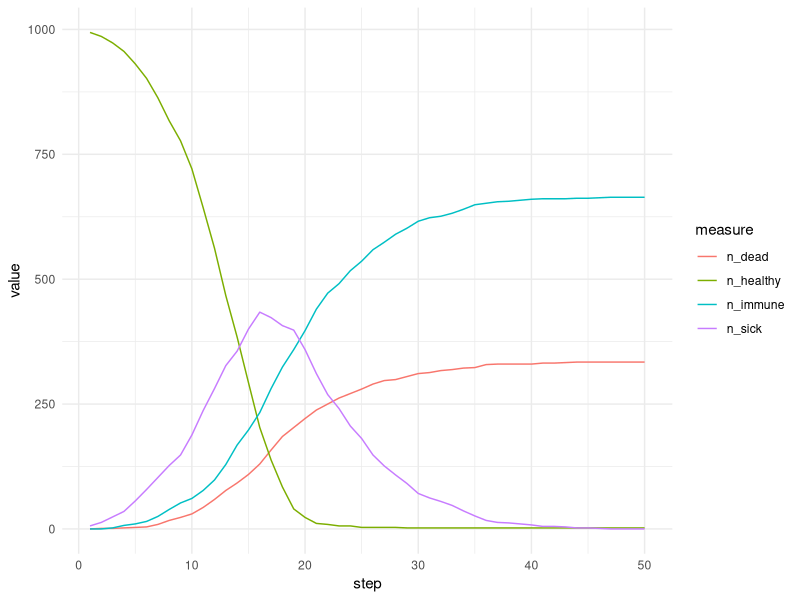

Here is the R script that generated this plot: (Note: this script raises an error after producing the figure.)
library(R6)

Agent <- R6Class("Agent",
                 public = list(
                   state = character(),
                   initialize = function(state = "healthy") {
                     self$state <- state
                   },
                   update_state = function(sick_prob, recovery_prob, death_prob) {
                     if (self$state == "healthy" && runif(1) <= sick_prob) {
                       self$state <- "sick"
                     } else if (self$state == "sick") {
                       fate <- runif(1)
                       if (fate <= recovery_prob) {
                         self$state <- "immune"
                       } else if (fate > recovery_prob && fate <= (recovery_prob + death_prob)) {
                         self$state <- "dead"
                       } else if (fate > recovery_prob + death_prob) {
                         self$state == "sick"                   # Explicitly written for teaching purposes only
                       }
                     }
                     # Immune and dead states do not change
                   }
                 )
)

World <- R6Class("World",
                 public = list(
                   size = NULL,
                   world = NULL,
                   
                   initialize = function(size) {
                     self$size <- size
                     self$world <- matrix(vector("list", size * size), nrow = size, ncol = size)
                     for (i in 1:size) {
                       for (j in 1:size) {
                         self$world[[i, j]] <- list()
                       }
                     }
                   },
                   
                   add_agent = function(row, col, agent) {
                     self$world[[row, col]] <- c(self$world[[row, col]], list(agent))
                   },
                   
                   move_agents = function() {
                     new_world <- matrix(vector("list", self$size * self$size), nrow = self$size, ncol = self$size)
                     for (i in 1:self$size) {
                       for (j in 1:self$size) {
                         agents <- self$world[[i, j]]
                         for (agent in agents) {
                           if (agent$state != "dead") {
                             move <- rnorm(2, mean = 0, sd = 1)
                             new_row <- min(max(1, round(i + move[1])), self$size)
                             new_col <- min(max(1, round(j + move[2])), self$size)
                             new_world[[new_row, new_col]] <- c(new_world[[new_row, new_col]], list(agent))
                           } else {
                             new_world[[i, j]] <- c(new_world[[i, j]], list(agent))
                           }
                         }
                       }
                     }
                     self$world <- new_world
                   },
                   
                   update_states = function(beta, recovery_prob, death_prob) {
                     for (i in 1:self$size) {
                       for (j in 1:self$size) {
                         agents <- self$world[[i, j]]
                         num_sick <- sum(vapply(agents, function(agent) agent$state == "sick", logical(1)))
                         # Now, probability of becoming sick is naively proportional to percentage of 
                         # already sick individuals in a cell
                         sick_prob <- 1 - (1 - beta) ^ num_sick
                         for (agent in agents) {
                           agent$update_state(sick_prob, recovery_prob, death_prob)
                         }
                       }
                     }
                   },
                   
                   get_counts = function() {
                     counts <- data.frame(
                       row = integer(),
                       col = integer(),
                       healthy = integer(),
                       immune = integer(),
                       sick = integer(),
                       dead = integer()
                     )
                     for (i in 1:self$size) {
                       for (j in 1:self$size) {
                         agents <- self$world[[i, j]]
                         counts <- rbind(counts, data.frame(
                           row = i,
                           col = j,
                           healthy = sum(vapply(agents, function(agent) agent$state == "healthy", logical(1))),
                           immune = sum(vapply(agents, function(agent) agent$state == "immune", logical(1))),
                           sick = sum(vapply(agents, function(agent) agent$state == "sick", logical(1))),
                           dead = sum(vapply(agents, function(agent) agent$state == "dead", logical(1)))
                         ))
                       }
                     }
                     return(counts)
                   }
                 )
                 )
                 
                 
library(ggplot2)
library(gganimate)

run_simulation <- function(size, num_steps, initial_immune, initial_sick, beta, recovery_prob, death_prob) {
  world <- World$new(size)
  
  # Initialize agents
  if (initial_healthy > 0) {
    for (i in 1:initial_healthy) {
      row <- sample(1:size, 1)
      col <- sample(1:size, 1)
      world$add_agent(row, col, Agent$new())
    }
    }
  
  # Introduce immune and sick agents
  if (initial_immune > 0) {
    for (i in 1:initial_immune) {
      row <- sample(1:size, 1)
      col <- sample(1:size, 1)
      world$add_agent(row, col, Agent$new(state = "immune"))
    }
    }
  
  if (initial_sick > 0) {
    for (i in 1:initial_sick) {
      row <- sample(1:size, 1)
      col <- sample(1:size, 1)
      world$add_agent(row, col, Agent$new(state = "sick"))
      }
}

results <- list()

# Simulate one generation
for (step in 1:num_steps) {
world$update_states(beta, recovery_prob, death_prob)
world$move_agents()
counts <- world$get_counts()
counts$step <- step
results[[step]] <- counts
}

results <- do.call(rbind, results)

return(results)
}

visualize_simulation <- function(results) {
p <- ggplot(results, aes(x = col, y = row)) +
geom_tile(aes(fill = sick)) +
scale_fill_gradient(low = "white", high = "red") +
theme_minimal() +
labs(title = "Disease Spread Simulation", x = "X", y = "Y", fill = "Sick Individuals") +
transition_states(step, transition_length = 2, state_length = 1) +
ease_aes('linear') +
ggtitle('Disease Spread Simulation - Generation {closest_state}') +
theme(plot.title = element_text(size = 16, face = "bold", hjust = 0.5))

animate(p, nframes = length(unique(results$step)), fps = 2, renderer = gifski_renderer())
}



# Parameters
size <- 20                    # World size
num_steps <- 50               # Number of generations
initial_healthy <- 998
initial_immune <- 0
initial_sick <- 2
beta <- 0.5                  # Transmission probability
recovery_prob <- 0.1
death_prob <- 0.05

# Run the simulation
results <- run_simulation(size, num_steps, initial_immune, initial_sick, beta, recovery_prob, death_prob)

library(tidyverse)
results |> group_by(step) |> 
summarise(n_sick = sum(sick), n_healthy = sum(healthy), n_immune = sum(immune), n_dead = sum(dead)) |> 
pivot_longer(starts_with("n_"), names_to = 'measure') |> 
ggplot(aes(x = step, y = value, col=measure)) + geom_line() + theme_minimal()

# Visualize the results
visualize_simulation(results)

                 
